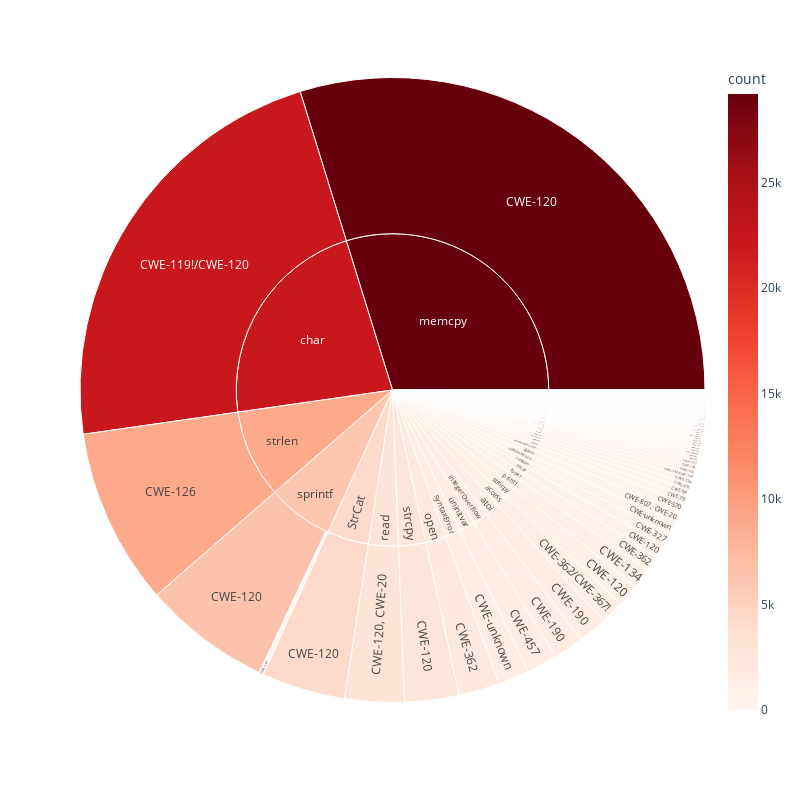

This figure's notebook cell:
### Markdown cell above
### Plotting subburset plot from the frequency of category, name and cwe types.

### Code cell
dfplt = dfs[['category', 'name', 'cwe']].groupby(['category', 'name', 'cwe'], group_keys=False).size().reset_index(name='count')

dfplt['category'] = dfplt.apply(lambda row: row['category'] 
if row['category']==row['name'] or row['name']=='-' 
else row['name'], axis=1)
dfplt = dfplt.drop(labels=['name'], axis=1)

fig = px.sunburst(dfplt, 
    path=['category', 'cwe'],
    values='count', 
    color_continuous_scale='Reds',
    color='count',
)

fig.update_layout(
    autosize=False,
    width=800,
    height=800,)
fig.show()

### Figure 1 — Plotly figure (JSON) as saved in the notebook; plotly's stock layout.template omitted (floating-point values rounded to 4 significant figures; data arrays with more than 128 entries replaced by an {"elided": "..."} marker saying what was removed)
{"data": [{"branchvalues": "total", "customdata": {"elided": "355x1 float values"}, "domain": {"x": [0, 1], "y": [0, 1]}, "hovertemplate": "labels=%{label}<br>count_sum=%{value}<br>parent=%{parent}<br>id=%{id}<br>count=%{color}<extra></extra>", "ids": {"elided": "355 str values"}, "labels": {"elided": "355 str values"}, "marker": {"coloraxis": "coloraxis", "colors": {"elided": "355 float values"}}, "name": "", "parents": {"elided": "355 str values"}, "type": "sunburst", "values": {"elided": "355 int values"}}], "layout": {"autosize": false, "coloraxis": {"colorbar": {"title": {"text": "count"}}, "colorscale": [[0, "rgb(255,245,240)"], [0.125, "rgb(254,224,210)"], [0.25, "rgb(252,187,161)"], [0.375, "rgb(252,146,114)"], [0.5, "rgb(251,106,74)"], [0.625, "rgb(239,59,44)"], [0.75, "rgb(203,24,29)"], [0.875, "rgb(165,15,21)"], [1, "rgb(103,0,13)"]]}, "height": 800, "legend": {"tracegroupgap": 0}, "margin": {"t": 60}, "width": 800}}
